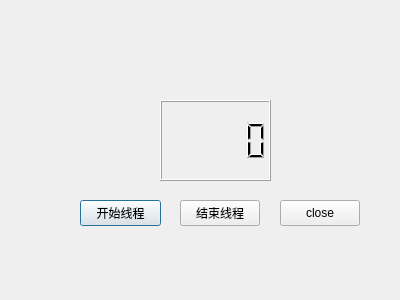
<?xml version="1.0" encoding="UTF-8"?>
<ui version="4.0">
 <class>Dialog</class>
 <widget class="QDialog" name="Dialog">
  <property name="geometry">
   <rect>
    <x>0</x>
    <y>0</y>
    <width>400</width>
    <height>300</height>
   </rect>
  </property>
  <property name="windowTitle">
   <string>Dialog</string>
  </property>
  <widget class="QLCDNumber" name="lcdNumber">
   <property name="geometry">
    <rect>
     <x>160</x>
     <y>100</y>
     <width>111</width>
     <height>81</height>
    </rect>
   </property>
  </widget>
  <widget class="QPushButton" name="btnBegin">
   <property name="geometry">
    <rect>
     <x>80</x>
     <y>200</y>
     <width>81</width>
     <height>26</height>
    </rect>
   </property>
   <property name="text">
    <string>开始线程</string>
   </property>
  </widget>
  <widget class="QPushButton" name="btnEnd">
   <property name="geometry">
    <rect>
     <x>180</x>
     <y>200</y>
     <width>80</width>
     <height>26</height>
    </rect>
   </property>
   <property name="text">
    <string>结束线程</string>
   </property>
  </widget>
  <widget class="QPushButton" name="btnClear">
   <property name="geometry">
    <rect>
     <x>280</x>
     <y>200</y>
     <width>80</width>
     <height>26</height>
    </rect>
   </property>
   <property name="text">
    <string>close</string>
   </property>
  </widget>
 </widget>
 <layoutdefault spacing="6" margin="11"/>
 <resources/>
 <connections>
  <connection>
   <sender>btnClear</sender>
   <signal>clicked()</signal>
   <receiver>Dialog</receiver>
   <slot>close()</slot>
   <hints>
    <hint type="sourcelabel">
     <x>319</x>
     <y>212</y>
    </hint>
    <hint type="destinationlabel">
     <x>199</x>
     <y>149</y>
    </hint>
   </hints>
  </connection>
 </connections>
</ui>
